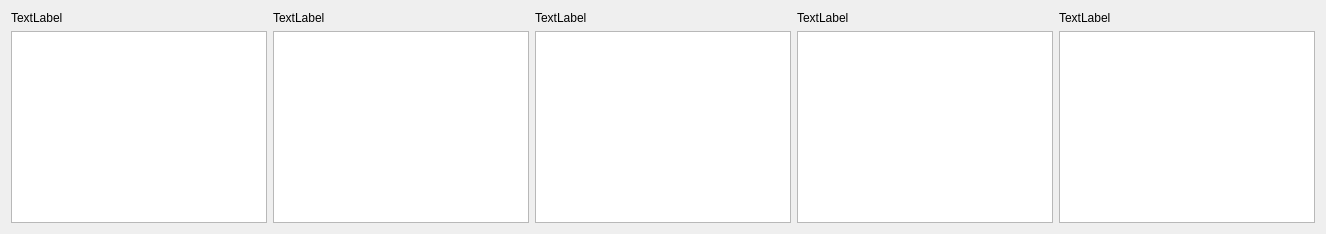
         <widget class="QWidget" name="page_2">
          <layout class="QVBoxLayout" name="verticalLayout_10">
           <item>
            <layout class="QGridLayout" name="gridLayout_3">
             <item row="0" column="2">
              <widget class="QLabel" name="label_8">
               <property name="styleSheet">
                <string notr="true"/>
               </property>
               <property name="text">
                <string>TextLabel</string>
               </property>
              </widget>
             </item>
             <item row="0" column="4">
              <widget class="QLabel" name="label_10">
               <property name="styleSheet">
                <string notr="true"/>
               </property>
               <property name="text">
                <string>TextLabel</string>
               </property>
              </widget>
             </item>
             <item row="1" column="0">
              <widget class="QListWidget" name="listWidget_6">
               <property name="iconSize">
                <size>
                 <width>150</width>
                 <height>150</height>
                </size>
               </property>
               <property name="viewMode">
                <enum>QListView::IconMode</enum>
               </property>
              </widget>
             </item>
             <item row="1" column="1">
              <widget class="QListWidget" name="listWidget_7">
               <property name="iconSize">
                <size>
                 <width>150</width>
                 <height>150</height>
                </size>
               </property>
               <property name="viewMode">
                <enum>QListView::IconMode</enum>
               </property>
              </widget>
             </item>
             <item row="1" column="2">
              <widget class="QListWidget" name="listWidget_8">
               <property name="iconSize">
                <size>
                 <width>150</width>
                 <height>150</height>
                </size>
               </property>
               <property name="viewMode">
                <enum>QListView::IconMode</enum>
               </property>
              </widget>
             </item>
             <item row="0" column="1">
              <widget class="QLabel" name="label_7">
               <property name="styleSheet">
                <string notr="true"/>
               </property>
               <property name="text">
                <string>TextLabel</string>
               </property>
              </widget>
             </item>
             <item row="0" column="0">
              <widget class="QLabel" name="label_6">
               <property name="styleSheet">
                <string notr="true"/>
               </property>
               <property name="text">
                <string>TextLabel</string>
               </property>
              </widget>
             </item>
             <item row="1" column="3">
              <widget class="QListWidget" name="listWidget_9">
               <property name="iconSize">
                <size>
                 <width>150</width>
                 <height>150</height>
                </size>
               </property>
               <property name="viewMode">
                <enum>QListView::IconMode</enum>
               </property>
              </widget>
             </item>
             <item row="0" column="3">
              <widget class="QLabel" name="label_9">
               <property name="styleSheet">
                <string notr="true"/>
               </property>
               <property name="text">
                <string>TextLabel</string>
               </property>
              </widget>
             </item>
             <item row="1" column="4">
              <widget class="QListWidget" name="listWidget_10">
               <property name="iconSize">
                <size>
                 <width>150</width>
                 <height>150</height>
                </size>
               </property>
               <property name="viewMode">
                <enum>QListView::IconMode</enum>
               </property>
              </widget>
             </item>
            </layout>
           </item>
          </layout>
         </widget>
